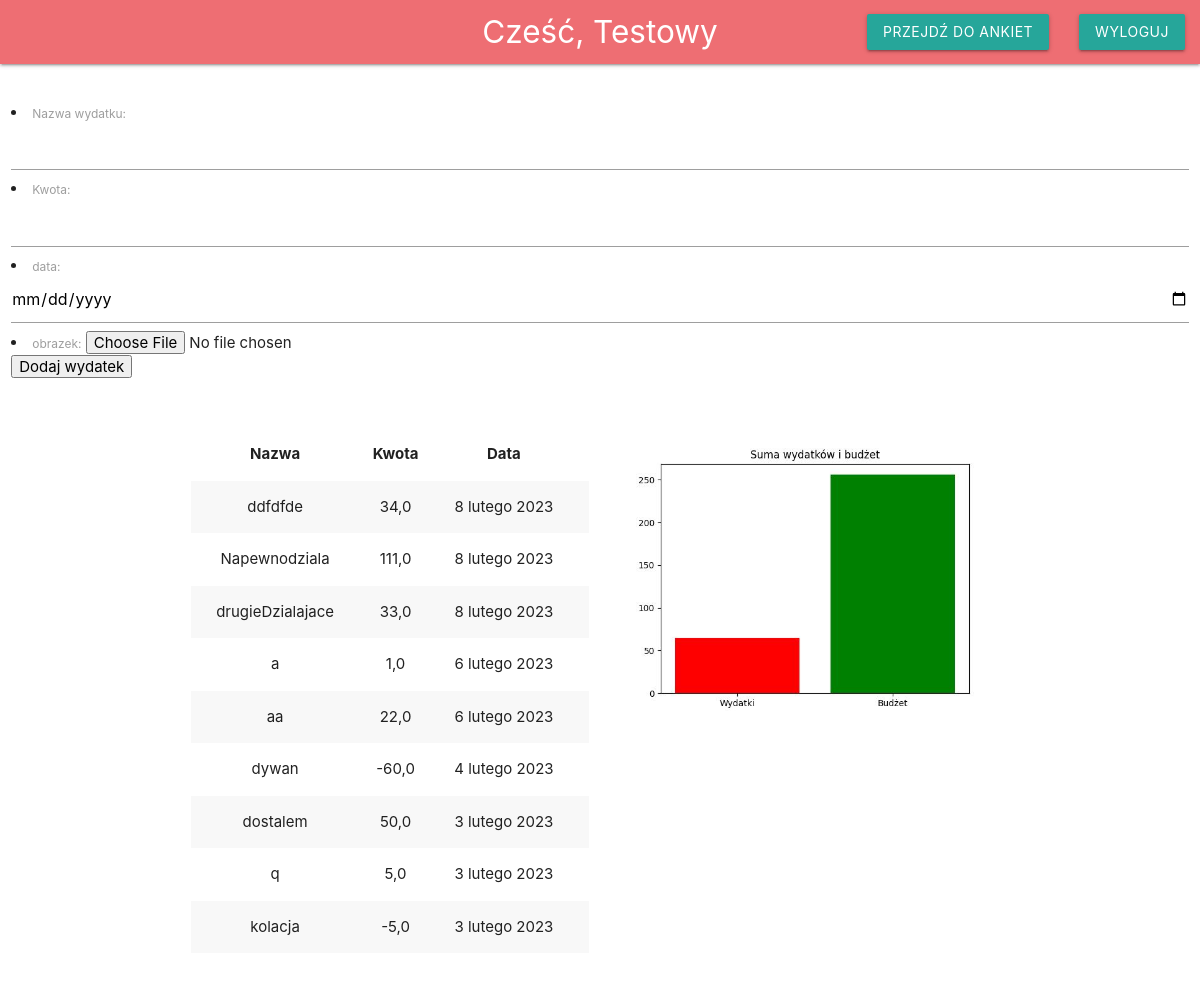
/app (signed in), run on the app's committed database.
### wydatki/models.py (models this page shows)
class ExpenseInfo(models.Model):
    expense_name = models.CharField(max_length=20)
    cost = models.FloatField()
    date_added = models.DateField()
    user_expense = models.ForeignKey(User, on_delete=models.CASCADE)
    image = models.ImageField(upload_to='images')

### wydatki/views.py (the view)
# urls.py: path('', views.IndexView.as_view(), name='index'),
def index(request):
    expense_items = ExpenseInfo.objects.filter(user_expense=request.user).order_by('-date_added')
    try:
        budget_total = ExpenseInfo.objects.filter(user_expense=request.user).aggregate(budget=Sum('cost',filter=Q(cost__gt=0)))
        expense_total = ExpenseInfo.objects.filter(user_expense=request.user).aggregate(expenses=Sum('cost',filter=Q(cost__lt=0)))
        fig,ax=plt.subplots()
        ax.bar(['Wydatki','Budżet'], [abs(expense_total['expenses']),budget_total['budget']],color=['red','green'])
        ax.set_title('Suma wydatków i budżet')
        plt.savefig('wydatki/static/wydatki/expense.jpg')
    except TypeError:
        print('Brak danych.')
    if expense_total['expenses']:
        context = {'expense_items':expense_items,'budget':budget_total['budget'],'expenses':abs(expense_total['expenses']), 'remaining':(budget_total['budget']-abs(expense_total['expenses']))}
    else:   #naprawia błąd w przypadku braku wpisów
        context = {'expense_items':expense_items,'budget':budget_total['budget'],'expenses':(expense_total['expenses']), 'remaining':0 }
    context['form']= ExpenseDetails()
    return render(request,'wydatki/index.html',context=context)

### wydatki/forms.py
class ExpenseDetails(forms.ModelForm):
    class Meta:
        model = ExpenseInfo
        fields = ('expense_name', 'cost',  'date_added' , 'image')
        labels = {
            'expense_name': 'Nazwa wydatku' , 'cost': 'Kwota', 'date_added': 'data', 'image':'obrazek',
        }
        widgets = {
            'date_added': widgets.DateInput(attrs={'type': 'date'})
        }

### wydatki/templates/wydatki/index.html (shortened to what this page needs)
{% load static %}
<!DOCTYPE html>
<html>
    <head>
        <link rel="stylesheet" href="https://cdnjs.cloudflare.com/ajax/libs/materialize/1.0.0/css/materialize.min.css">
    </head>
    <body>
        <nav>
            <div class="nav-wrapper">
                <a href='{% url "index" %}' class='brand-logo center'>Cześć, {{ user }}</a>
                <ul class="right">
                    <li><a href="../ankiety" class='btn'>Przejdź do ankiet</a></li>
                    <li><a href='{% url "logout" %}' class='btn'>Wyloguj</a></li>
                </ul>
            </div>
        </nav>
        <br>
        <div class="section">
            <div class="row">
                                <form class="col s12" action='{% url "add item" %}' method='post' enctype="multipart/form-data">
                                        {{ form.as_ul }}
                                        <input type="submit" value="Dodaj wydatek">
                                </form>
            </div>
        </div>
        <div class="section">
            <div class="row">
                <div class="container">
                    <div class="col s6">
                        <table class="striped centered responsive-table">
                            <thead>
                                <tr>
                                    <th>Nazwa</th>
                                    <th>Kwota</th>
                                    <th>Data</th>
                                    <th></th>
                                </tr>
                            </thead>
                            <tbody>
                                {% for expense_item in expense_items %}
                                <tr>
                                    <td>{{ expense_item.expense_name }}</td>
                                    <td>{{ expense_item.cost }}</td>
                                    <td>{{ expense_item.date_added}}</td>
                                    <td></td>
                                </tr>
                                {% endfor %}
                            </tbody>
                        </table>
                    </div>
                    <div class="col s6">
                        <img class='responsive-img' src= "{% static 'wydatki/expense.jpg' %}">
                    </div>
                </div>
        </div>
        </div>
    </body>
</html>

### data on the page
ExpenseInfo: expense_name "ddfdfde", cost "34,0", date_added "8 lutego 2023"
ExpenseInfo: expense_name "Napewnodziala", cost "111,0", date_added "8 lutego 2023"
ExpenseInfo: expense_name "drugieDzialajace", cost "33,0", date_added "8 lutego 2023"
ExpenseInfo: expense_name "a", cost "1,0", date_added "6 lutego 2023"
ExpenseInfo: expense_name "aa", cost "22,0", date_added "6 lutego 2023"
ExpenseInfo: expense_name "dywan", cost "-60,0", date_added "4 lutego 2023"
ExpenseInfo: expense_name "dostalem", cost "50,0", date_added "3 lutego 2023"
ExpenseInfo: expense_name "q", cost "5,0", date_added "3 lutego 2023"
ExpenseInfo: expense_name "kolacja", cost "-5,0", date_added "3 lutego 2023"

### other printed values
{{ user }} "Testowy"
